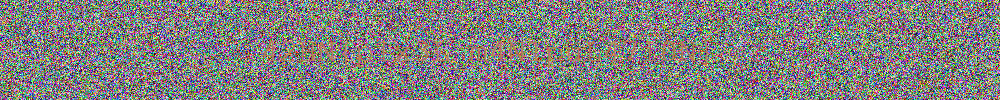
#> input picture misc/ImageManipulation/challenge_generation/flag.png, 1000 x 100 px
$ python generate.py
#> lines starting #> are read from the running program, lines starting #| are printed output that depends on the picture
import random
import numpy as np
import cv2


# Create a random image
width = 1000
height = 100
shape = (height, width, 3)
random_image = np.zeros(shape, np.uint8)
# Fill the image with random data:
for y in range(height):
	for x in range(width):
		random_image[y, x, 0] = random.randint(0, 255)
		random_image[y, x, 1] = random.randint(0, 255)
		random_image[y, x, 2] = random.randint(0, 255)
# Write image to disk:
cv2.imwrite('random_image.png', random_image)
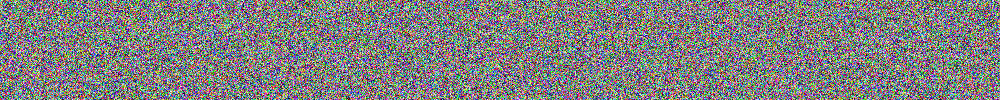
#> saved as random_image.png: shape (100, 1000, 3); mean B, G, R 127.3, 127.3, 127.8

# Load flag image
flag_image = cv2.imread('flag.png')
#> flag_image is the input picture: shape (100, 1000, 3); mean B, G, R 127, 127.3, 128.6
assert flag_image.shape == shape

changes = []
for y in range(height):
	for x in range(width):
		diff = [(int(channel[0]) - int(channel[1])) for channel in zip(flag_image[y, x], random_image[y, x])]
		changes += [[y, x, diff]]
#> after the loop, changes = 100000 items
with open('changes.py', 'w') as f:
	f.write('changes = ' + str(changes))
